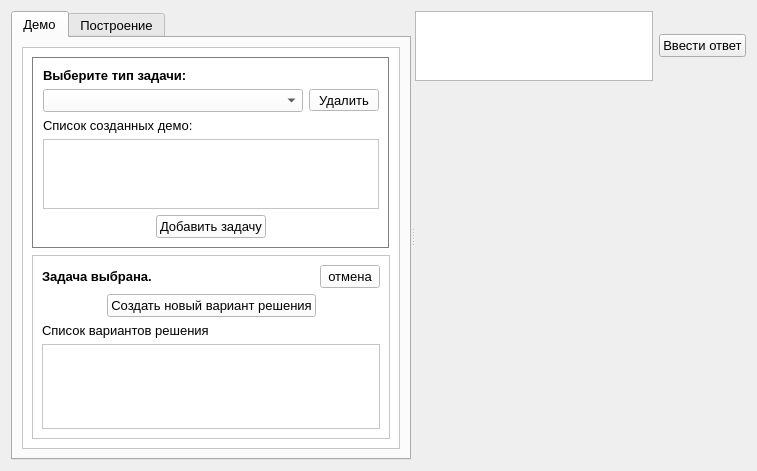
<?xml version="1.0" encoding="UTF-8"?>
<ui version="4.0">
 <class>CreateDemo</class>
 <widget class="QWidget" name="CreateDemo">
  <property name="geometry">
   <rect>
    <x>0</x>
    <y>0</y>
    <width>757</width>
    <height>471</height>
   </rect>
  </property>
  <property name="font">
   <font>
    <pointsize>10</pointsize>
   </font>
  </property>
  <property name="windowTitle">
   <string>Form</string>
  </property>
  <layout class="QVBoxLayout" name="verticalLayout_35">
   <item>
    <widget class="QSplitter" name="splitter">
     <property name="orientation">
      <enum>Qt::Horizontal</enum>
     </property>
     <widget class="QTabWidget" name="tabWidget">
      <property name="sizePolicy">
       <sizepolicy hsizetype="Expanding" vsizetype="Expanding">
        <horstretch>0</horstretch>
        <verstretch>0</verstretch>
       </sizepolicy>
      </property>
      <property name="minimumSize">
       <size>
        <width>400</width>
        <height>0</height>
       </size>
      </property>
      <property name="maximumSize">
       <size>
        <width>600</width>
        <height>16777215</height>
       </size>
      </property>
      <property name="cursor">
       <cursorShape>ArrowCursor</cursorShape>
      </property>
      <property name="currentIndex">
       <number>0</number>
      </property>
      <widget class="QWidget" name="tab_3">
       <attribute name="title">
        <string>Демо</string>
       </attribute>
       <layout class="QVBoxLayout" name="verticalLayout_3">
        <item>
         <widget class="QScrollArea" name="scrollArea_tasks">
          <property name="sizePolicy">
           <sizepolicy hsizetype="Expanding" vsizetype="Minimum">
            <horstretch>0</horstretch>
            <verstretch>0</verstretch>
           </sizepolicy>
          </property>
          <property name="palette">
           <palette>
            <active>
             <colorrole role="WindowText">
              <brush brushstyle="SolidPattern">
               <color alpha="255">
                <red>0</red>
                <green>0</green>
                <blue>0</blue>
               </color>
              </brush>
             </colorrole>
             <colorrole role="Button">
              <brush brushstyle="SolidPattern">
               <color alpha="255">
                <red>255</red>
                <green>255</green>
                <blue>255</blue>
               </color>
              </brush>
             </colorrole>
             <colorrole role="Light">
              <brush brushstyle="SolidPattern">
               <color alpha="255">
                <red>255</red>
                <green>255</green>
                <blue>255</blue>
               </color>
              </brush>
             </colorrole>
             <colorrole role="Midlight">
              <brush brushstyle="SolidPattern">
               <color alpha="255">
                <red>255</red>
                <green>255</green>
                <blue>255</blue>
               </color>
              </brush>
             </colorrole>
             <colorrole role="Dark">
              <brush brushstyle="SolidPattern">
               <color alpha="255">
                <red>127</red>
                <green>127</green>
                <blue>127</blue>
               </color>
              </brush>
             </colorrole>
             <colorrole role="Mid">
              <brush brushstyle="SolidPattern">
               <color alpha="255">
                <red>170</red>
                <green>170</green>
                <blue>170</blue>
               </color>
              </brush>
             </colorrole>
             <colorrole role="Text">
              <brush brushstyle="SolidPattern">
               <color alpha="255">
                <red>0</red>
                <green>0</green>
                <blue>0</blue>
               </color>
              </brush>
             </colorrole>
             <colorrole role="BrightText">
              <brush brushstyle="SolidPattern">
               <color alpha="255">
                <red>255</red>
                <green>255</green>
                <blue>255</blue>
               </color>
              </brush>
             </colorrole>
             <colorrole role="ButtonText">
              <brush brushstyle="SolidPattern">
               <color alpha="255">
                <red>0</red>
                <green>0</green>
                <blue>0</blue>
               </color>
              </brush>
             </colorrole>
             <colorrole role="Base">
              <brush brushstyle="SolidPattern">
               <color alpha="255">
                <red>255</red>
                <green>255</green>
                <blue>255</blue>
               </color>
              </brush>
             </colorrole>
             <colorrole role="Window">
              <brush brushstyle="SolidPattern">
               <color alpha="255">
                <red>255</red>
                <green>255</green>
                <blue>255</blue>
               </color>
              </brush>
             </colorrole>
             <colorrole role="Shadow">
              <brush brushstyle="SolidPattern">
               <color alpha="255">
                <red>0</red>
                <green>0</green>
                <blue>0</blue>
               </color>
              </brush>
             </colorrole>
             <colorrole role="AlternateBase">
              <brush brushstyle="SolidPattern">
               <color alpha="255">
                <red>255</red>
                <green>255</green>
                <blue>255</blue>
               </color>
              </brush>
             </colorrole>
             <colorrole role="ToolTipBase">
              <brush brushstyle="SolidPattern">
               <color alpha="255">
                <red>255</red>
                <green>255</green>
                <blue>220</blue>
               </color>
              </brush>
             </colorrole>
             <colorrole role="ToolTipText">
              <brush brushstyle="SolidPattern">
               <color alpha="255">
                <red>0</red>
                <green>0</green>
                <blue>0</blue>
               </color>
              </brush>
             </colorrole>
            </active>
            <inactive>
             <colorrole role="WindowText">
              <brush brushstyle="SolidPattern">
               <color alpha="255">
                <red>0</red>
                <green>0</green>
                <blue>0</blue>
               </color>
              </brush>
             </colorrole>
             <colorrole role="Button">
              <brush brushstyle="SolidPattern">
               <color alpha="255">
                <red>255</red>
                <green>255</green>
                <blue>255</blue>
               </color>
              </brush>
             </colorrole>
             <colorrole role="Light">
              <brush brushstyle="SolidPattern">
               <color alpha="255">
                <red>255</red>
                <green>255</green>
                <blue>255</blue>
               </color>
              </brush>
             </colorrole>
             <colorrole role="Midlight">
              <brush brushstyle="SolidPattern">
               <color alpha="255">
                <red>255</red>
                <green>255</green>
                <blue>255</blue>
               </color>
              </brush>
             </colorrole>
             <colorrole role="Dark">
              <brush brushstyle="SolidPattern">
               <color alpha="255">
                <red>127</red>
                <green>127</green>
                <blue>127</blue>
               </color>
              </brush>
             </colorrole>
             <colorrole role="Mid">
              <brush brushstyle="SolidPattern">
               <color alpha="255">
                <red>170</red>
                <green>170</green>
                <blue>170</blue>
               </color>
              </brush>
             </colorrole>
             <colorrole role="Text">
              <brush brushstyle="SolidPattern">
               <color alpha="255">
                <red>0</red>
                <green>0</green>
                <blue>0</blue>
               </color>
              </brush>
             </colorrole>
             <colorrole role="BrightText">
              <brush brushstyle="SolidPattern">
               <color alpha="255">
                <red>255</red>
                <green>255</green>
                <blue>255</blue>
               </color>
              </brush>
             </colorrole>
             <colorrole role="ButtonText">
              <brush brushstyle="SolidPattern">
               <color alpha="255">
                <red>0</red>
                <green>0</green>
                <blue>0</blue>
               </color>
              </brush>
             </colorrole>
             <colorrole role="Base">
              <brush brushstyle="SolidPattern">
               <color alpha="255">
                <red>255</red>
                <green>255</green>
                <blue>255</blue>
               </color>
              </brush>
             </colorrole>
             <colorrole role="Window">
              <brush brushstyle="SolidPattern">
               <color alpha="255">
                <red>255</red>
                <green>255</green>
                <blue>255</blue>
               </color>
              </brush>
             </colorrole>
             <colorrole role="Shadow">
              <brush brushstyle="SolidPattern">
               <color alpha="255">
                <red>0</red>
                <green>0</green>
                <blue>0</blue>
               </color>
              </brush>
             </colorrole>
             <colorrole role="AlternateBase">
              <brush brushstyle="SolidPattern">
               <color alpha="255">
                <red>255</red>
                <green>255</green>
                <blue>255</blue>
               </color>
              </brush>
             </colorrole>
             <colorrole role="ToolTipBase">
              <brush brushstyle="SolidPattern">
               <color alpha="255">
                <red>255</red>
                <green>255</green>
                <blue>220</blue>
               </color>
              </brush>
             </colorrole>
             <colorrole role="ToolTipText">
              <brush brushstyle="SolidPattern">
               <color alpha="255">
                <red>0</red>
                <green>0</green>
                <blue>0</blue>
               </color>
              </brush>
             </colorrole>
            </inactive>
            <disabled>
             <colorrole role="WindowText">
              <brush brushstyle="SolidPattern">
               <color alpha="255">
                <red>127</red>
                <green>127</green>
                <blue>127</blue>
               </color>
              </brush>
             </colorrole>
             <colorrole role="Button">
              <brush brushstyle="SolidPattern">
               <color alpha="255">
                <red>255</red>
                <green>255</green>
                <blue>255</blue>
               </color>
              </brush>
             </colorrole>
             <colorrole role="Light">
              <brush brushstyle="SolidPattern">
               <color alpha="255">
                <red>255</red>
                <green>255</green>
                <blue>255</blue>
               </color>
              </brush>
             </colorrole>
             <colorrole role="Midlight">
              <brush brushstyle="SolidPattern">
               <color alpha="255">
                <red>255</red>
                <green>255</green>
                <blue>255</blue>
               </color>
              </brush>
             </colorrole>
             <colorrole role="Dark">
              <brush brushstyle="SolidPattern">
               <color alpha="255">
                <red>127</red>
                <green>127</green>
                <blue>127</blue>
               </color>
              </brush>
             </colorrole>
             <colorrole role="Mid">
              <brush brushstyle="SolidPattern">
               <color alpha="255">
                <red>170</red>
                <green>170</green>
                <blue>170</blue>
               </color>
              </brush>
             </colorrole>
             <colorrole role="Text">
              <brush brushstyle="SolidPattern">
               <color alpha="255">
                <red>127</red>
                <green>127</green>
                <blue>127</blue>
               </color>
              </brush>
             </colorrole>
             <colorrole role="BrightText">
              <brush brushstyle="SolidPattern">
               <color alpha="255">
                <red>255</red>
                <green>255</green>
                <blue>255</blue>
               </color>
              </brush>
             </colorrole>
             <colorrole role="ButtonText">
              <brush brushstyle="SolidPattern">
               <color alpha="255">
                <red>127</red>
                <green>127</green>
                <blue>127</blue>
               </color>
              </brush>
             </colorrole>
             <colorrole role="Base">
              <brush brushstyle="SolidPattern">
               <color alpha="255">
                <red>255</red>
                <green>255</green>
                <blue>255</blue>
               </color>
              </brush>
             </colorrole>
             <colorrole role="Window">
              <brush brushstyle="SolidPattern">
               <color alpha="255">
                <red>255</red>
                <green>255</green>
                <blue>255</blue>
               </color>
              </brush>
             </colorrole>
             <colorrole role="Shadow">
              <brush brushstyle="SolidPattern">
               <color alpha="255">
                <red>0</red>
                <green>0</green>
                <blue>0</blue>
               </color>
              </brush>
             </colorrole>
             <colorrole role="AlternateBase">
              <brush brushstyle="SolidPattern">
               <color alpha="255">
                <red>255</red>
                <green>255</green>
                <blue>255</blue>
               </color>
              </brush>
             </colorrole>
             <colorrole role="ToolTipBase">
              <brush brushstyle="SolidPattern">
               <color alpha="255">
                <red>255</red>
                <green>255</green>
                <blue>220</blue>
               </color>
              </brush>
             </colorrole>
             <colorrole role="ToolTipText">
              <brush brushstyle="SolidPattern">
               <color alpha="255">
                <red>0</red>
                <green>0</green>
                <blue>0</blue>
               </color>
              </brush>
             </colorrole>
            </disabled>
           </palette>
          </property>
          <property name="widgetResizable">
           <bool>true</bool>
          </property>
          <widget class="QWidget" name="scrollAreaWidgetContents_5">
           <property name="geometry">
            <rect>
             <x>0</x>
             <y>0</y>
             <width>374</width>
             <height>404</height>
            </rect>
           </property>
           <layout class="QVBoxLayout" name="verticalLayout_45">
            <item>
             <widget class="QFrame" name="frame_listTasks">
              <property name="sizePolicy">
               <sizepolicy hsizetype="Preferred" vsizetype="Preferred">
                <horstretch>0</horstretch>
                <verstretch>0</verstretch>
               </sizepolicy>
              </property>
              <property name="frameShape">
               <enum>QFrame::Box</enum>
              </property>
              <property name="frameShadow">
               <enum>QFrame::Sunken</enum>
              </property>
              <layout class="QVBoxLayout" name="verticalLayout_40">
               <item>
                <layout class="QVBoxLayout" name="verticalLayout_39">
                 <item>
                  <widget class="QLabel" name="label_31">
                   <property name="sizePolicy">
                    <sizepolicy hsizetype="Fixed" vsizetype="Fixed">
                     <horstretch>0</horstretch>
                     <verstretch>0</verstretch>
                    </sizepolicy>
                   </property>
                   <property name="font">
                    <font>
                     <pointsize>10</pointsize>
                     <weight>75</weight>
                     <bold>true</bold>
                    </font>
                   </property>
                   <property name="text">
                    <string>Выберите тип задачи:</string>
                   </property>
                  </widget>
                 </item>
                 <item>
                  <layout class="QHBoxLayout" name="horizontalLayout_4">
                   <item>
                    <widget class="QComboBox" name="comboBox_task_type">
                     <property name="sizePolicy">
                      <sizepolicy hsizetype="Preferred" vsizetype="Fixed">
                       <horstretch>0</horstretch>
                       <verstretch>0</verstretch>
                      </sizepolicy>
                     </property>
                     <property name="editable">
                      <bool>false</bool>
                     </property>
                    </widget>
                   </item>
                   <item>
                    <widget class="QPushButton" name="pushButton_deleteDemoType">
                     <property name="sizePolicy">
                      <sizepolicy hsizetype="Fixed" vsizetype="Fixed">
                       <horstretch>0</horstretch>
                       <verstretch>0</verstretch>
                      </sizepolicy>
                     </property>
                     <property name="maximumSize">
                      <size>
                       <width>70</width>
                       <height>22</height>
                      </size>
                     </property>
                     <property name="text">
                      <string>Удалить</string>
                     </property>
                    </widget>
                   </item>
                  </layout>
                 </item>
                </layout>
               </item>
               <item>
                <widget class="QLabel" name="label_22">
                 <property name="text">
                  <string>Список созданных демо:</string>
                 </property>
                </widget>
               </item>
               <item>
                <widget class="QScrollArea" name="scrollArea_listDemoTasks">
                 <property name="sizePolicy">
                  <sizepolicy hsizetype="Expanding" vsizetype="Expanding">
                   <horstretch>0</horstretch>
                   <verstretch>0</verstretch>
                  </sizepolicy>
                 </property>
                 <property name="frameShape">
                  <enum>QFrame::StyledPanel</enum>
                 </property>
                 <property name="widgetResizable">
                  <bool>true</bool>
                 </property>
                 <widget class="QWidget" name="scrollAreaWidgetContents_6">
                  <property name="geometry">
                   <rect>
                    <x>0</x>
                    <y>0</y>
                    <width>334</width>
                    <height>69</height>
                   </rect>
                  </property>
                 </widget>
                </widget>
               </item>
               <item>
                <layout class="QHBoxLayout" name="horizontalLayout_5">
                 <item>
                  <spacer name="horizontalSpacer_3">
                   <property name="orientation">
                    <enum>Qt::Horizontal</enum>
                   </property>
                   <property name="sizeHint" stdset="0">
                    <size>
                     <width>40</width>
                     <height>20</height>
                    </size>
                   </property>
                  </spacer>
                 </item>
                 <item>
                  <widget class="QPushButton" name="pushButton_addDemoTask">
                   <property name="text">
                    <string>Добавить задачу</string>
                   </property>
                  </widget>
                 </item>
                 <item>
                  <spacer name="horizontalSpacer_5">
                   <property name="orientation">
                    <enum>Qt::Horizontal</enum>
                   </property>
                   <property name="sizeHint" stdset="0">
                    <size>
                     <width>40</width>
                     <height>20</height>
                    </size>
                   </property>
                  </spacer>
                 </item>
                </layout>
               </item>
              </layout>
             </widget>
            </item>
            <item>
             <widget class="QFrame" name="frame_task">
              <property name="sizePolicy">
               <sizepolicy hsizetype="Preferred" vsizetype="Minimum">
                <horstretch>0</horstretch>
                <verstretch>0</verstretch>
               </sizepolicy>
              </property>
              <property name="frameShape">
               <enum>QFrame::StyledPanel</enum>
              </property>
              <property name="frameShadow">
               <enum>QFrame::Raised</enum>
              </property>
              <layout class="QVBoxLayout" name="verticalLayout_44">
               <item>
                <layout class="QHBoxLayout" name="horizontalLayout_9">
                 <item>
                  <widget class="QLabel" name="label_23">
                   <property name="sizePolicy">
                    <sizepolicy hsizetype="Maximum" vsizetype="Preferred">
                     <horstretch>0</horstretch>
                     <verstretch>0</verstretch>
                    </sizepolicy>
                   </property>
                   <property name="font">
                    <font>
                     <weight>75</weight>
                     <italic>false</italic>
                     <bold>true</bold>
                    </font>
                   </property>
                   <property name="text">
                    <string>Задача выбрана.</string>
                   </property>
                  </widget>
                 </item>
                 <item>
                  <spacer name="horizontalSpacer_6">
                   <property name="orientation">
                    <enum>Qt::Horizontal</enum>
                   </property>
                   <property name="sizeHint" stdset="0">
                    <size>
                     <width>40</width>
                     <height>20</height>
                    </size>
                   </property>
                  </spacer>
                 </item>
                 <item>
                  <widget class="QPushButton" name="pushButton_closeTask">
                   <property name="sizePolicy">
                    <sizepolicy hsizetype="Fixed" vsizetype="Fixed">
                     <horstretch>0</horstretch>
                     <verstretch>0</verstretch>
                    </sizepolicy>
                   </property>
                   <property name="maximumSize">
                    <size>
                     <width>60</width>
                     <height>16777215</height>
                    </size>
                   </property>
                   <property name="text">
                    <string>отмена</string>
                   </property>
                  </widget>
                 </item>
                </layout>
               </item>
               <item>
                <layout class="QHBoxLayout" name="horizontalLayout_12">
                 <item>
                  <spacer name="horizontalSpacer">
                   <property name="orientation">
                    <enum>Qt::Horizontal</enum>
                   </property>
                   <property name="sizeHint" stdset="0">
                    <size>
                     <width>40</width>
                     <height>20</height>
                    </size>
                   </property>
                  </spacer>
                 </item>
                 <item>
                  <widget class="QPushButton" name="pushButton_saveVariant">
                   <property name="text">
                    <string>Создать новый вариант решения</string>
                   </property>
                  </widget>
                 </item>
                 <item>
                  <spacer name="horizontalSpacer_2">
                   <property name="orientation">
                    <enum>Qt::Horizontal</enum>
                   </property>
                   <property name="sizeHint" stdset="0">
                    <size>
                     <width>40</width>
                     <height>20</height>
                    </size>
                   </property>
                  </spacer>
                 </item>
                </layout>
               </item>
               <item>
                <widget class="QLabel" name="label_27">
                 <property name="text">
                  <string>Список вариантов решения</string>
                 </property>
                </widget>
               </item>
               <item>
                <widget class="QScrollArea" name="scrollArea_listDemoVariants">
                 <property name="widgetResizable">
                  <bool>true</bool>
                 </property>
                 <widget class="QWidget" name="scrollAreaWidgetContents_7">
                  <property name="geometry">
                   <rect>
                    <x>0</x>
                    <y>0</y>
                    <width>334</width>
                    <height>73</height>
                   </rect>
                  </property>
                 </widget>
                </widget>
               </item>
              </layout>
             </widget>
            </item>
           </layout>
          </widget>
         </widget>
        </item>
       </layout>
      </widget>
      <widget class="QWidget" name="tab1">
       <attribute name="title">
        <string>Построение</string>
       </attribute>
       <layout class="QVBoxLayout" name="verticalLayout_9"/>
      </widget>
     </widget>
     <widget class="QWidget" name="layoutWidget">
      <layout class="QVBoxLayout" name="verticalLayout">
       <item>
        <layout class="QHBoxLayout" name="horizontalLayout">
         <item>
          <widget class="QTextBrowser" name="field_task">
           <property name="sizePolicy">
            <sizepolicy hsizetype="Expanding" vsizetype="Minimum">
             <horstretch>0</horstretch>
             <verstretch>0</verstretch>
            </sizepolicy>
           </property>
           <property name="minimumSize">
            <size>
             <width>0</width>
             <height>70</height>
            </size>
           </property>
          </widget>
         </item>
         <item>
          <widget class="QPushButton" name="pushButton_answer">
           <property name="sizePolicy">
            <sizepolicy hsizetype="Fixed" vsizetype="Fixed">
             <horstretch>0</horstretch>
             <verstretch>0</verstretch>
            </sizepolicy>
           </property>
           <property name="text">
            <string>Ввести ответ</string>
           </property>
          </widget>
         </item>
        </layout>
       </item>
       <item>
        <widget class="OGL" name="widget" native="true">
         <property name="sizePolicy">
          <sizepolicy hsizetype="Expanding" vsizetype="Expanding">
           <horstretch>1</horstretch>
           <verstretch>1</verstretch>
          </sizepolicy>
         </property>
        </widget>
       </item>
      </layout>
     </widget>
    </widget>
   </item>
  </layout>
 </widget>
 <customwidgets>
  <customwidget>
   <class>OGL</class>
   <extends>QWidget</extends>
   <header>ogl.h</header>
   <container>1</container>
  </customwidget>
 </customwidgets>
 <resources/>
 <connections/>
</ui>
